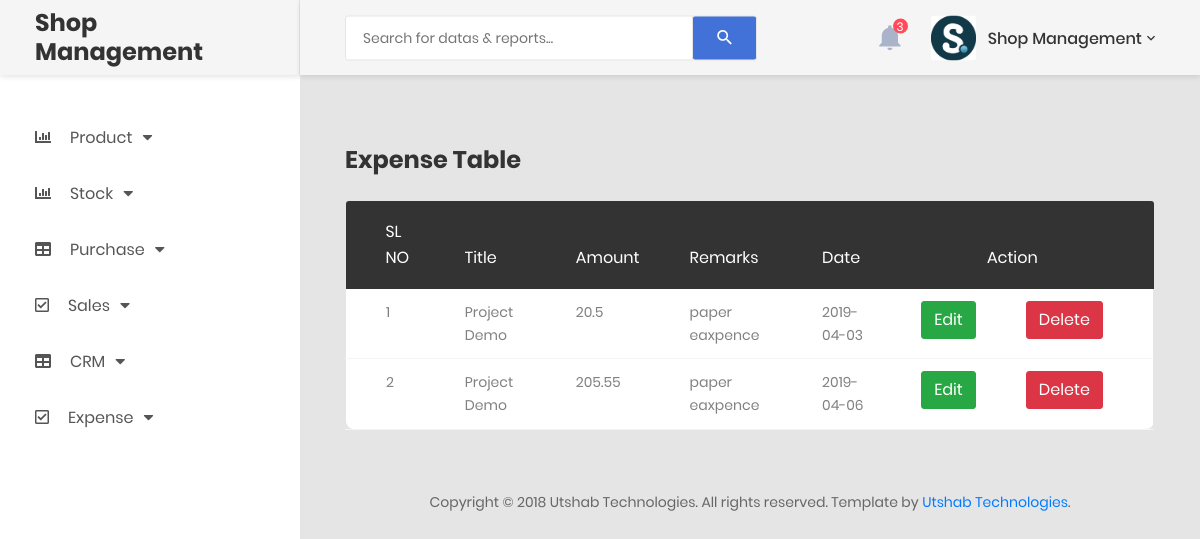
/view_expense.php (signed in), run on an earlier commit of the app's database.
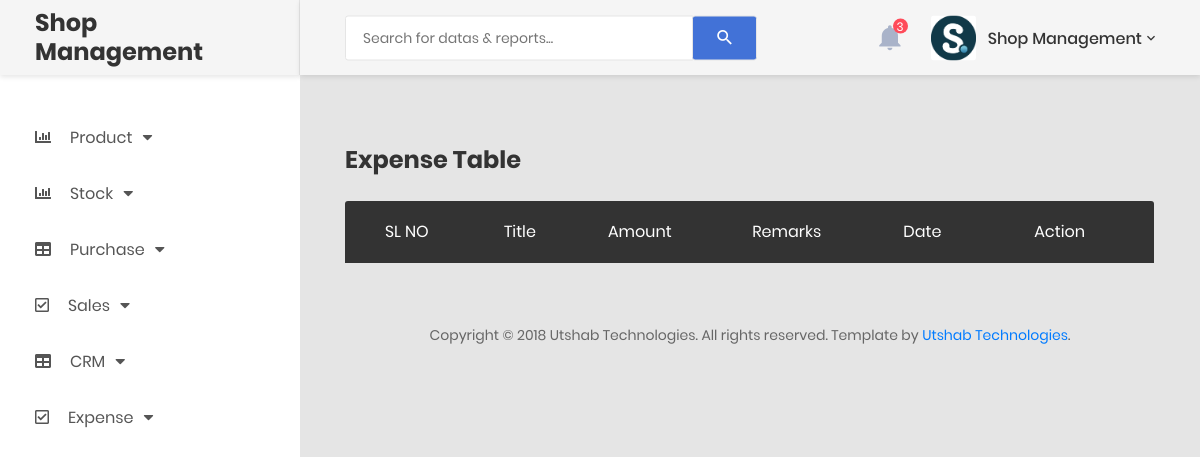
And on a later commit of the database.
### tables this page shows
CREATE TABLE `expense` (
  `id` int(11) NOT NULL,
  `title` text NOT NULL,
  `amount` text NOT NULL,
  `remarks` text NOT NULL,
  `date` date NOT NULL
);

### view_expense.php (the view, shortened to what this page needs)
<?php require 'include/header.php' ?>
            <div class="main-content">
                <div class="section__content section__content--p30">
                    <div class="container-fluid">
                            <div class="row m-t-30">
                            <div class="col-md-12">
                                <div class="table-responsive m-b-40">
                                    <table class="table table-borderless table-data3">
                                        <h3>Expense Table</h3>
                                        <br>
                                        <thead>
                                            <tr>
                                                <th>SL NO</th>
                                                <th>Title</th>
                                                <th>Amount</th>
                                                <th>Remarks</th>
                                                <th>Date</th>
                                                <th colspan="2" style="text-align: center;">Action</th>
                                            </tr>
                                        </thead>
                                        <tbody>
                                            <?php
                                                $counter=0;
                                                $query="select * from expense";
                                                $query_run=mysqli_query($connect, $query);
                                                while($row=mysqli_fetch_array($query_run)){
                                                    $counter++;
                                                ?>
                                            <tr>
                                                <td><?php echo $counter; ?></td>
                                                <td><?php echo $row['title']; ?></td>
                                                <td><?php echo $row['amount']; ?></td>
                                                <td><?php echo $row['remarks']; ?></td>
                                                <td><?php echo $row['date']; ?></td>
                                                <td><a href="inc.process/edit_expense_process.php?id=<?php echo $row['id']; ?>"><button type="button" class="btn btn-success">Edit</button></a></td>
                                                <td><a href="inc.process/delete_expense_process.php?id=<?php echo $row['id']; ?>"><button type="button" class="btn btn-danger" >Delete</button></a></td>
                                            <?php } ?>
                                            </tr>
                                        </tbody>
                                    </table>
                                </div>
                            </div>
                        </div>
                        <div class="row">
                            <div class="col-md-12">
                                <div class="copyright">
                                    <p>Copyright © 2018 Utshab Technologies. All rights reserved. Template by <a href="https://colorlib.com">Utshab Technologies</a>.</p>
                                </div>
                            </div>
                        </div>
                    </div>
                </div>
            </div>
        </div>
    </div>
    <?php require 'include/footer.php' ?>

What changed in the data, as far as the page shows it:
removed expense: title "Project Demo", amount "20.5", remarks "paper eaxpence", date "2019-04-03"
removed expense: title "Project Demo", amount "205.55", remarks "paper eaxpence", date "2019-04-06"
